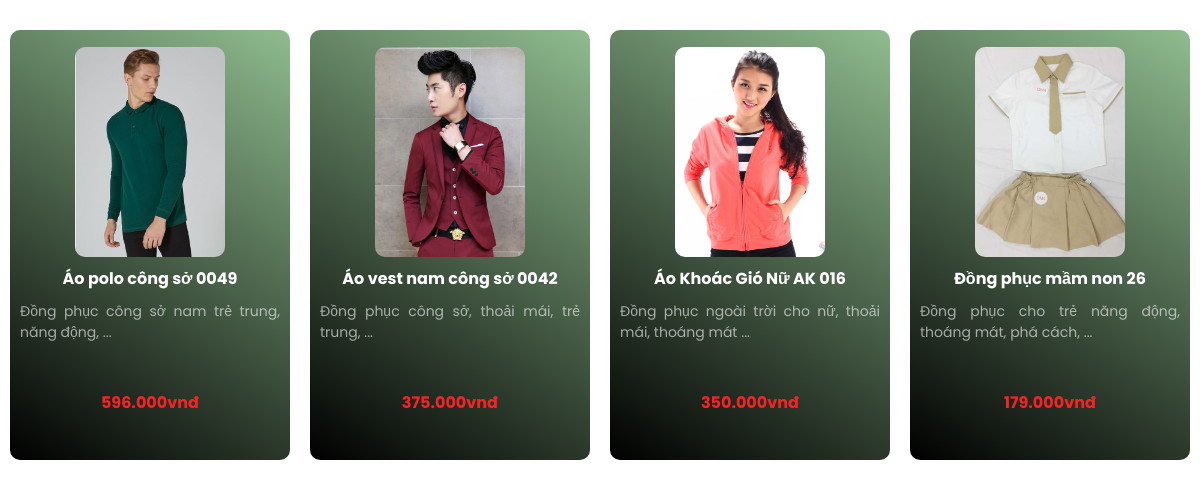
The page /pages/main/sanphammoi.php on the database its author committed.
### tables this page shows
CREATE TABLE `tbl_sanpham` (
  `id_sanpham` int(11) NOT NULL,
  `tensanpham` varchar(100) NOT NULL,
  `masanpham` varchar(100) NOT NULL,
  `giasanpham` float NOT NULL,
  `soluong` int(11) NOT NULL,
  `hinhanh` varchar(100) NOT NULL,
  `tomtat` tinytext NOT NULL,
  `noidung` text NOT NULL,
  `id_loaisanpham` int(11) NOT NULL,
  `id_nhacungcap` int(11) NOT NULL,
  `trangthai` int(11) NOT NULL
);

### pages/main/sanphammoi.php (the view, shortened to what this page needs)
<link rel="stylesheet" href="https://cdnjs.cloudflare.com/ajax/libs/twitter-bootstrap/4.1.3/css/bootstrap.min.css">
<link rel="stylesheet" href="https://cdnjs.cloudflare.com/ajax/libs/ionicons/2.0.1/css/ionicons.min.css">
<link rel="stylesheet" href="../css/style.css">
<?php
    $sql_show_new ="SELECT * FROM tbl_sanpham,tbl_loaisanpham WHERE tbl_sanpham.id_loaisanpham=tbl_loaisanpham.id_loaisanpham AND tbl_sanpham.trangthai=1 ORDER BY tbl_sanpham.id_sanpham DESC LIMIT 4";
    $query_show_new =mysqli_query($connect,$sql_show_new);
?>
<div id="wp-products">
	<ul id="list-products">
		<?php
		while ($row = mysqli_fetch_array($query_show_new)) {
		?>
			<div style="width: 280px; height: 430px;" class="item">
				<a style="text-decoration: none;" href="index.php?quanly=sanpham&id=<?= $row['id_sanpham'] ?>">
					<img style="border-radius: 10px;" src="admincp/modules/quanlysanpham/uploads/<?= $row['hinhanh'] ?>">
					<div style="text-align: center;" class="name"><?= $row['tensanpham'] ?></div>
					<div style="color: rgba(256, 256, 256, 0.6); text-align: justify; padding: 10px; font-size: 14px; height: 90px;" class="desc"><?= $row['tomtat'] ?></div>
					<div class="price"><?= number_format($row['giasanpham'], 0, ',', '.') . 'vnđ'  ?></div>
				</a>
			</div>
		<?php
		}
		?>
	</ul>
</div>

### css/style.css (style rules this page uses)
* { padding:0; margin:0; box-sizing: border-box; font-family:'Poppins', sans-serif; cursor: pointer; list-style: none; }
#wp-products { padding-top:30px; padding-bottom: 30px; width: 100%; }
#list-products { display: flex; list-style: none; justify-content: space-around; align-items: center; flex-wrap: wrap; }
#list-products .item { width: 290px; height: 374px; background: linear-gradient(212.38deg, darkseagreen 0%, black 100%); border-radius: 10px; margin-bottom: 20px; }
#list-products .item img { display: block; margin:0px auto; margin-top:17px; max-width: 150px; }
#list-products .item .name { text-align: center; color:#fff; font-weight: bold; margin-top:10px; }
#list-products .item .desc { text-align: center; color:#626a67; }
#list-products .item .price { text-align: center; color:#f42424; font-weight: bold; margin-top:10px; justify-content: center; }
#footer .box .quick-menu ,.item a { color:#fff; text-decoration: none; }

### rows shown on the page
tbl_sanpham: hinhanh (picture), tensanpham "Áo polo công sở 0049", tomtat "Đồng phục công sở nam trẻ trung, năng động, ...", giasanpham "596.000"
tbl_sanpham: hinhanh (picture), tensanpham "Áo vest nam công sở 0042", tomtat "Đồng phục công sở, thoải mái, trẻ trung, ...", giasanpham "375.000"
tbl_sanpham: hinhanh (picture), tensanpham "Áo Khoác Gió Nữ AK 016", tomtat "Đồng phục ngoài trời cho nữ, thoải mái, thoáng mát ...", giasanpham "350.000"
tbl_sanpham: hinhanh (picture), tensanpham "Đồng phục mầm non 26", tomtat "Đồng phục cho trẻ năng động, thoáng mát, phá cách, ...", giasanpham "179.000"
